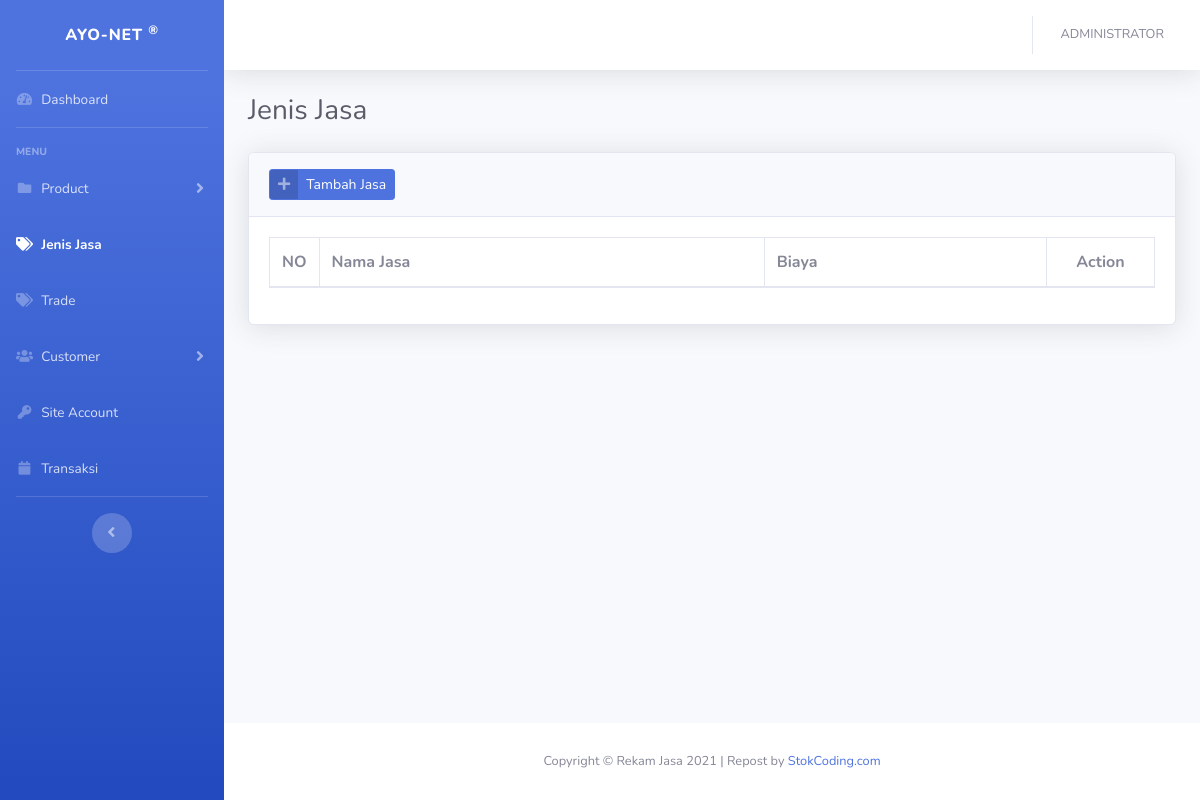
Before: /?jj (signed in) with the older database file.
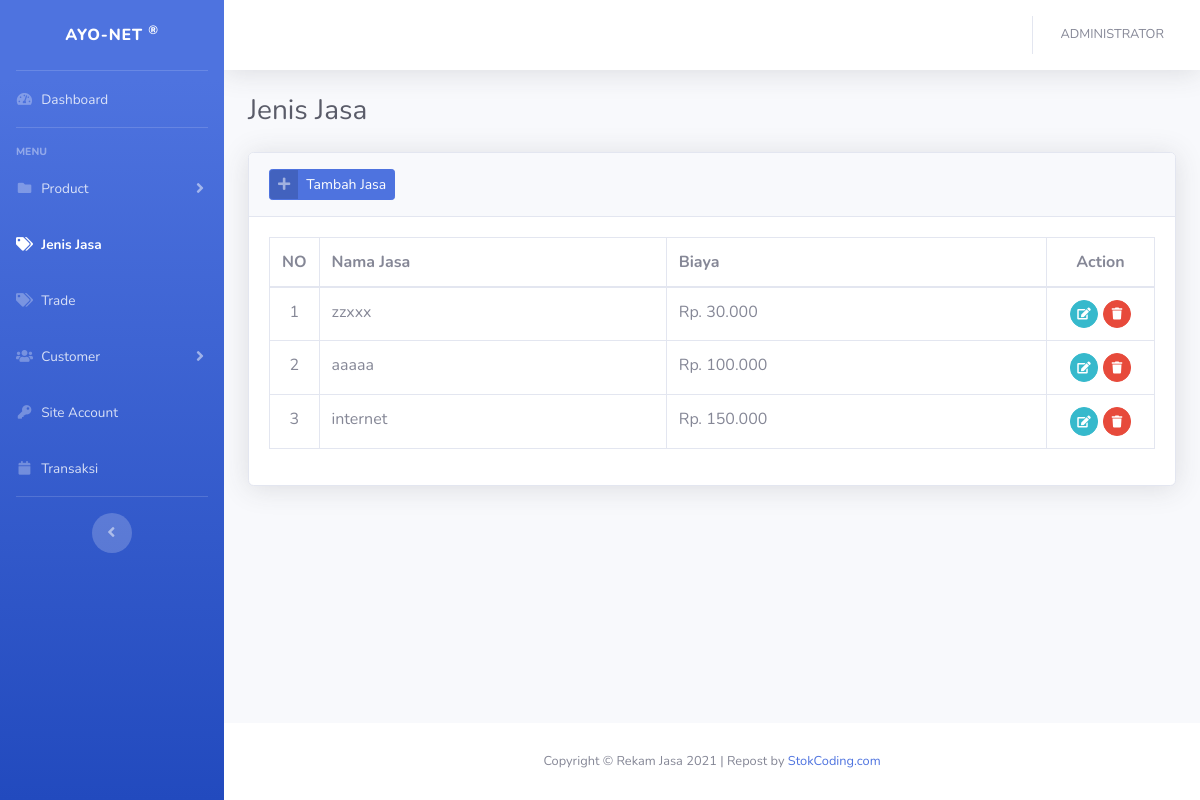
After: the same page with the newer database file.
### tables this page shows
CREATE TABLE `jenis_jasa` (
  `id_jasa` int(11) NOT NULL,
  `jasa_no` varchar(50) NOT NULL,
  `nama_jasa` varchar(50) NOT NULL,
  `rincian` varchar(100) NOT NULL,
  `biaya` int(11) NOT NULL,
  `data_status` enum('Enable','Disable') NOT NULL
);

### config/function.php (called while the page is built, shortened)
<?php
function encrypt($str) {
return base64_encode($str);
}
function base_url(){
    $base_url= ((isset($_SERVER['HTTPS']) && $_SERVER['HTTPS'] == "on") ? "https" : "http");
    $base_url.= "://".$_SERVER['HTTP_HOST'];
    $base_url.= str_replace(basename($_SERVER['SCRIPT_NAME']),"",$_SERVER['SCRIPT_NAME']);
    return $base_url;
}
?>

### views/produk/jj.php (the view, shortened to what this page needs)
<div class="container-fluid">
    <div class="d-sm-flex align-items-center justify-content-between mb-4">
        <h1 class="h3 mb-0 text-gray-800">Jenis Jasa</h1>
    </div>
    <div class="card shadow mb-4">
        <div class="card-header py-3">
            <a href="#" class="btn btn-primary btn-icon-split btn-sm" data-toggle="modal" data-target="#transaksiModal"
                onclick="submit('add')">
                <span class="icon text-white-50">
                    <i class="fas fa-plus"></i>
                </span>
                <span class="text">Tambah Jasa</span>
            </a>
        </div>
        <div class="card-body">
            <div class="table-responsive">
                <table class="table table-bordered table-hover" id="dataTable" width="100%" cellspacing="0">
                    <thead>
                        <tr>
                            <th width="20">NO</th>
                            <th>Nama Jasa</th>
                            <th>Biaya</th>
                            <th width="1%"><center>&nbsp;&nbsp;&nbsp;&nbsp;Action&nbsp;&nbsp;&nbsp;&nbsp;</center></th>
                        </tr>
                    </thead>
                    <tbody>
                        <?php
                        $n=1;
                        $query = mysqli_query($con,"SELECT * FROM jenis_jasa WHERE data_status='Enable' ORDER BY jasa_no DESC")or die(mysqli_error($con));
                        while($row = mysqli_fetch_array($query)):
                        ?>
                        <tr>
                        <td><center><?= $n++; ?></center></td>
                            <td><?= $row['nama_jasa']; ?></td>
                            <td><?= 'Rp. '.number_format($row['biaya'],0,'','.'); ?></td>
                            <td><center>
                                <a href="#transaksiModal" data-toggle="modal"
                                    onclick="submit(<?=$row['id_jasa'];?>)" class="btn btn-sm btn-circle btn-info"
                                    data-toggle="tooltip" data-placement="top" title="Ubah Data"><i
                                        class="fas fa-edit"></i></a>
                                <a href="<?=base_url();?>process/jj.php?act=<?=encrypt('delete');?>&id_jasa=<?=encrypt($row['id_jasa']);?>"
                                    class="btn btn-sm btn-circle btn-danger btn-hapus" data-toggle="tooltip"
                                    data-placement="top" title="Hapus Data"><i class="fas fa-trash"></i></a>
                                </center>
                            </td>
                        </tr>
                        <?php endwhile; ?>
                    </tbody>
                </table>
            </div>
        </div>
    </div>
</div>

Changed rows visible on the page:
added jenis_jasa: nama_jasa "zzxxx", biaya "30.000"
added jenis_jasa: nama_jasa "aaaaa", biaya "100.000"
added jenis_jasa: nama_jasa "internet", biaya "150.000"
